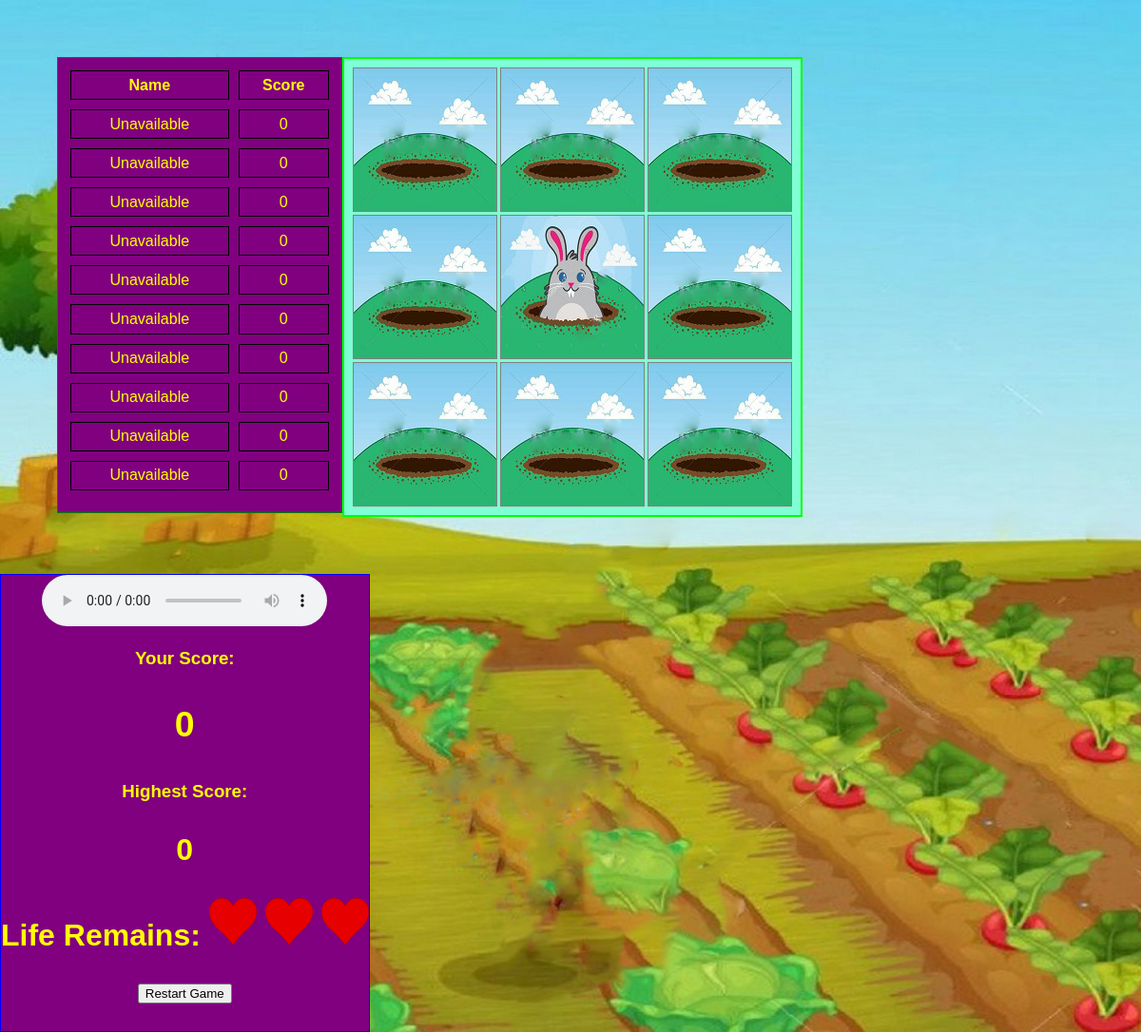
The page / on the database its author committed.
### tables this page shows
CREATE TABLE `leaderboard` (
  `id` int(2) NOT NULL,
  `name` varchar(15) NOT NULL,
  `score` int(10) NOT NULL
);

### php/table.php (the view, shortened to what this page needs)
<?php
$servername = "localhost";
$username = "root";
$password = "";
$dbname = "game";
$conn = new mysqli($servername, $username, $password, $dbname);
$sql = "SELECT * FROM leaderboard ORDER BY score DESC";
$result = $conn->query($sql);
echo "<table id='leaderboard'>";
echo "<tr><th>Name</th><th>Score</th></tr>";
do {
    echo "<tr>";
    $row = $result->fetch_assoc();
    if($row) {
        echo "<td>".$row['name']."</td><td>".$row['score']."</td>";
    } else {
        echo "</tr>";
    }
} while($row);
echo "</table>";
?>

### index.php (shortened to what this page needs)
<!DOCTYPE html>
<html lang="en">
    <head>
        <link rel="stylesheet" type="text/css" href="css/style.css">
    </head>
    <body onload="checkCookie()">
       <div id="leadtable">
              <?php include("php/table.php"); ?>
       </div>
        <div class="main">
            <div class="a"><img  id="1" onclick="counter1()" src="image/hide.jpg" alt="bunny"></div>
            <div class="b"><img  id="2" onclick="counter2()" src="image/hide.jpg" alt="bunny"></div>
            <div class="c"><img  id="3" onclick="counter3()" src="image/hide.jpg" alt="bunny"></div>
            <div class="d"><img  id="4" onclick="counter4()" src="image/hide.jpg" alt="bunny"></div>
            <div class="e"><img  id="5" onclick="counter5()" src="image/hide.jpg" alt="bunny"></div>
            <div class="f"><img  id="6" onclick="counter6()" src="image/hide.jpg" alt="bunny"></div>
            <div class="g"><img  id="7" onclick="counter7()" src="image/hide.jpg" alt="bunny"></div>
            <div class="h"><img  id="8" onclick="counter8()" src="image/hide.jpg" alt="bunny"></div>
            <div class="i"><img  id="9" onclick="counter9()" src="image/hide.jpg" alt="bunny"></div>
        </div>
        <div class="score">
            <audio loop controls id="bgs">
				<source src="music/bgs.wav">
				<source src="music/bgs.mp3">
				<source src="music/bgs.ogg">
			</audio>
            <h3>Your Score:<p id="no">0</p></h3>
            <h3>Highest Score: <h3 id="highscore">0</h3></h3>
            <h3 id="lifeRemain">Life Remains:
							  <img id="life1" src="image/life.png" alt="life">
                              <img id="life2" src="image/life.png" alt="life">
                              <img id="life3" src="image/life.png" alt="life">
            </h3>
            <button id="reload" onclick="reload()">Restart Game</button>
        </div>
    </body>
</html>

### css/style.css (style rules this page uses)
body { text-align: center; margin: 0; padding: 0; background-image: url('../image/bg.jpg'); background-size: cover; }
#leaderboard { float: left; border: 1px solid green; height: 480px; width: 300px; margin: 5% auto auto 5%; background: purple; }
table, th, td { border: 1px solid black; padding: 3px; color: yellow; font-family: cursive, sans-serif; }
table { border-spacing: 10px; height: 100%; width: 100%; }
.main { position: relative; width: 480px; height: 480px; border: 2px solid #00ff00; margin: 5% auto auto 0px; float: left; background-color: aquamarine; }
.score { height: 480px; width: auto; margin: 5% auto auto 0px; float: left; color: yellow; font-family: cursive, sans-serif; background-color: purple; border: 1px solid blue; }
#no, #highscore { font-family: cursive, sans-serif; font-size: 200%; color: yellow; }
#life1, #life2, #life3 { height: 50px; width: 50px; }
#lifeRemain { font-size: 200%; }
.a { position: absolute; top: 9px; left: 9px; width: 150px; height: 150px; border: 1px solid gray; }
.b { position: absolute; top: 9px; left: 164px; width: 150px; height: 150px; border: 1px solid gray; }
.c { position: absolute; top: 9px; right: 9px; width: 150px; height: 150px; border: 1px solid gray; }
.d { position: absolute; top: 164px; left: 9px; width: 150px; height: 150px; border: 1px solid gray; }
.e { position: absolute; top: 164px; left: 164px; width: 150px; height: 150px; border: 1px solid gray; }
.f { position: absolute; top: 164px; right: 9px; width: 150px; height: 150px; border: 1px solid gray; }
.g { position: absolute; bottom: 9px; left: 9px; width: 150px; height: 150px; border: 1px solid gray; }
.h { position: absolute; bottom: 9px; left: 164px; width: 150px; height: 150px; border: 1px solid gray; }
.i { position: absolute; bottom: 9px; right: 9px; width: 150px; height: 150px; border: 1px solid gray; }

### rows shown on the page
leaderboard: name "Unavailable", score "0"
leaderboard: name "Unavailable", score "0"
leaderboard: name "Unavailable", score "0"
leaderboard: name "Unavailable", score "0"
leaderboard: name "Unavailable", score "0"
leaderboard: name "Unavailable", score "0"
leaderboard: name "Unavailable", score "0"
leaderboard: name "Unavailable", score "0"
leaderboard: name "Unavailable", score "0"
leaderboard: name "Unavailable", score "0"
